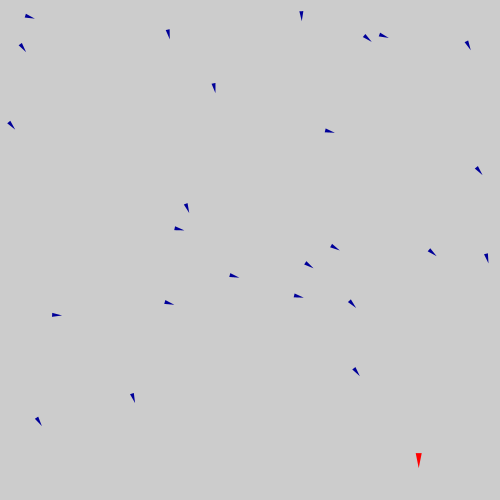
Frame 1 (no input)
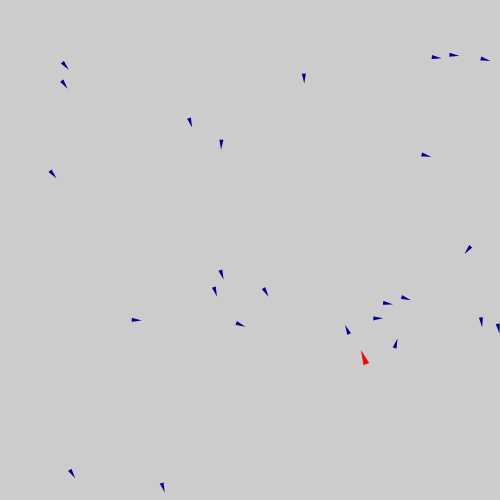
Frame 60 (the mouse pressed at the canvas centre just before this capture)
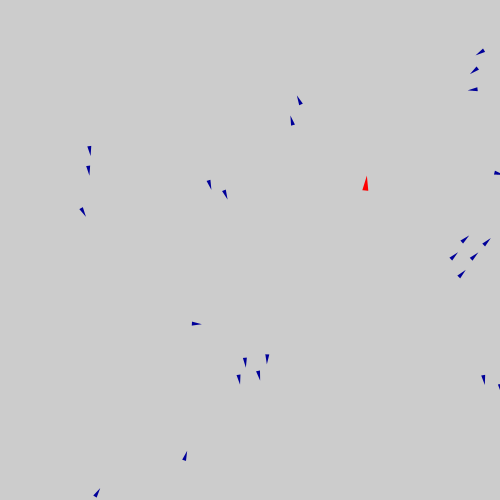
Frame 120 (the mouse held since frame 60 and released just before this capture)

The Processing sketch that drew these frames (run headless with seeded random() and noise(); from frame 60 on, the mouse is pressed at the canvas centre):

// Processing sketch: processing_1113
// ── processing_1113.pde

int i;
int j;
int nj;
float d;
float abs_speed;
float f_corr1;
float f_corr2;
float f_corr3;
int n = 25;
MyBoid[] bv = new MyBoid[n];
Position center = new Position(0, 0);
Speed avgspd = new Speed(0, 0);

MyBoid predator = new MyBoid(n + 1);
float distToPred = 0;

void setup() {
  size(500, 500);
  noStroke();
  for(i=0; i<n; i++) {
    bv[i] = new MyBoid(i);
    bv[i].position.x = random(0, width);
    bv[i].position.y = random(0, height);
    bv[i].speed.x = random(0, 2);
    bv[i].speed.y = random(0, 2);
    predator.position.x = random(0, width);
    predator.position.y = random(0, height);
  }
}

void draw() {
  background(#CCCCCC);
  for(i=0; i<n; i++) {
    center.x = 0.0;
    center.y = 0.0;
    avgspd.x = 0.0;
    avgspd.y = 0.0;
    nj = 0;
    for(j=0; j<n; j++) {
      if(j != i) {
        d = dist(bv[i].position.x, bv[i].position.y, bv[j].position.x, bv[j].position.y);
        if(d < 50) {
          center.x += bv[j].position.x;
          center.y += bv[j].position.y;
          avgspd.x += bv[j].speed.x;
          avgspd.y += bv[j].speed.y;
          if(d < 20) {
            bv[i].speed.x -= ruleTwo(bv[i].position.x, bv[j].position.x, d);
            bv[i].speed.y -= ruleTwo(bv[i].position.y, bv[j].position.y, d);
          }
          nj += 1;
        }
      }
    }
    if(nj > 0) {
      bv[i].speed.x += ruleOne(bv[i].position.x, center.x/nj);
      bv[i].speed.y += ruleOne(bv[i].position.y, center.y/nj);
      bv[i].speed.x += ruleThree(bv[i].speed.x, avgspd.x/nj);
      bv[i].speed.y += ruleThree(bv[i].speed.y, avgspd.y/nj);
    }
    bv[i].speed.x -= 0.005*bv[i].speed.x;
    bv[i].speed.y -= 0.005*bv[i].speed.y;
    distToPred = dist(bv[i].position.x, bv[i].position.y, predator.position.x, predator.position.y);
    bv[i].speed.x -= ruleFour(bv[i].position.x, predator.position.x, distToPred);
    bv[i].speed.y -= ruleFour(bv[i].position.y, predator.position.y, distToPred);
    bv[i].move();
    
    if(bv[i].position.x > width) {
      bv[i].speed.x -= 0.1*(bv[i].position.x - width);
    }
    if (bv[i].position.x < 0) {
      bv[i].speed.x += -0.1*(bv[i].position.x);
    }
    if(bv[i].position.y > height) {
      bv[i].speed.y -= 0.1*(bv[i].position.y - height);
    }
    if (bv[i].position.y < 0) {
      bv[i].speed.y += -0.1*(bv[i].position.y);
    }
    fill(#000099);
    
    abs_speed = sqrt(bv[i].speed.x*bv[i].speed.x + bv[i].speed.y*bv[i].speed.y);
    if(abs_speed != 0) {
      f_corr1 = 10/abs_speed;
      f_corr2 = bv[i].speed.x/abs_speed;
      f_corr3 = -bv[i].speed.y/abs_speed;
      triangle(bv[i].position.x+bv[i].speed.x*f_corr1, bv[i].position.y+bv[i].speed.y*f_corr1, bv[i].position.x+2*f_corr3, bv[i].position.y+2*f_corr2, bv[i].position.x-2*f_corr3, bv[i].position.y-2*f_corr2);
    }
    else triangle(bv[i].position.x, bv[i].position.y+10, bv[i].position.x-2, bv[i].position.y, bv[i].position.x+2, bv[i].position.y);
  }
  // predator movements
  nj = 0;
  center.x = 0;
  center.y = 0;
  for(j=0; j<n; j++) {
    d = dist(predator.position.x, predator.position.y, bv[j].position.x, bv[j].position.y);
    if(d < 100) {
      center.x += bv[j].position.x;
      center.y += bv[j].position.y;
      nj += 1;
    }
  }
  if(nj > 0) {
    predator.speed.x += 1.5*ruleOne(predator.position.x, center.x/nj);
    predator.speed.y += 1.5*ruleOne(predator.position.y, center.y/nj);
  }
  predator.speed.x -= 0.01*predator.speed.x;
  predator.speed.y -= 0.01*predator.speed.y;
  if(predator.position.x > width) {
      predator.speed.x -= 0.1*(predator.position.x - width);
    }
    if (predator.position.x < 0) {
      predator.speed.x += -0.1*(predator.position.x);
    }
    if(predator.position.y > height) {
      predator.speed.y -= 0.1*(predator.position.y - height);
    }
    if (predator.position.y < 0) {
      predator.speed.y += -0.1*(predator.position.y);
    }
  predator.move();
  fill(#FF0000);
  abs_speed = sqrt(predator.speed.x*predator.speed.x + predator.speed.y*predator.speed.y);
  if(abs_speed != 0) {
    f_corr1 = 15/abs_speed;
    f_corr2 = predator.speed.x/abs_speed;
    f_corr3 = -predator.speed.y/abs_speed;
    triangle(predator.position.x+predator.speed.x*f_corr1, predator.position.y+predator.speed.y*f_corr1, predator.position.x+3*f_corr3, predator.position.y+3*f_corr2, predator.position.x-3*f_corr3, predator.position.y-3*f_corr2);
  }
  else triangle(predator.position.x, predator.position.y+15, predator.position.x-3, predator.position.y, predator.position.x+3, predator.position.y);
}

float ruleOne(float p, float c) {
  return (c - p)/1000;
}
float ruleTwo(float p, float p2, float d) {
  return ((20/(d+1)-1)*((p2 - p)/d));
}
float ruleThree(float s, float avgs) {
  return (avgs - s)/15;
}
float ruleFour(float p, float p_pred, float d) {
  if (d < 40)
    return ((40/(d+1)-1)*((p_pred - p)/d));
  else
    return 0.0;
}

public class MyBoid {
  public int index;
  public Position position;
  public Speed speed;
  
  MyBoid(int idx) {
    this.index = idx;
    this.position = new Position(0, 0);
    this.speed = new Speed(0, 0);
  }
  
  public void move() {
    this.position.x += this.speed.x;
    this.position.y += this.speed.y;
  }
}

public class Position {
  public float x;
  public float y;
  
  Position(float ax, float ay) {
    this.x = ax;
    this.y = ay;
  }
}

public class Speed {
  public float x;
  public float y;
  
  Speed(float sx, float sy) {
    this.x = sx;
    this.y = sy;
  }
}
